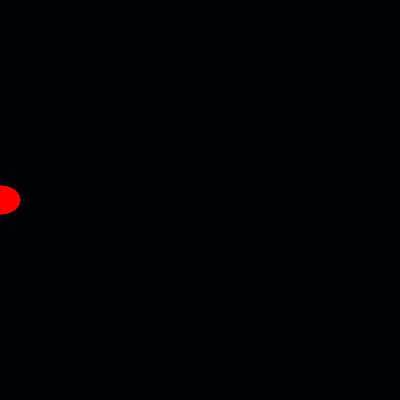
Frame 1 (no input)
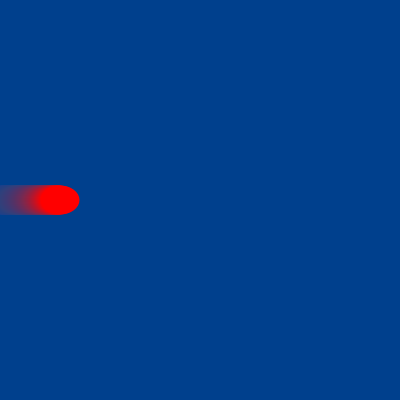
Frame 60 (the mouse pressed at the canvas centre just before this capture)
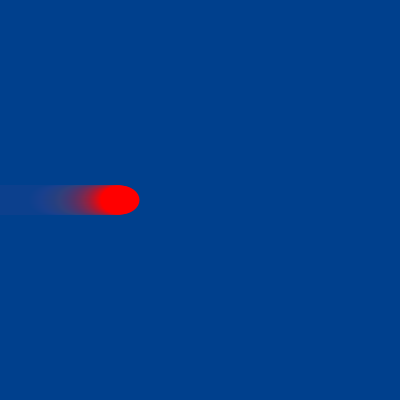
Frame 120 (the mouse held since frame 60 and released just before this capture)

The Processing sketch that drew these frames (run headless with seeded random() and noise(); from frame 60 on, the mouse is pressed at the canvas centre):

// Processing sketch: processing_130887
// ── processing_130887.pde

float x, y, dx, wd, ht;
color bgColor, ellipseColor;
void setup( )
{
size( 400, 400 );
background( 0 );
x = 0;
y = height/2;
wd = 39;
ht = 29;
dx = 1;
ellipseColor = color(255, 0, 0 );
noStroke ( );
}

void drawEllipse() {
  fill(ellipseColor);
  ellipse(x,y,wd,ht);
}

void keyPressed() {
  if (key == '+') {
    dx++;
  }
  else if (key == '-') {
    dx--;
  }
}

void prepareWindow() {
  rectMode(CORNER);
  fill(8,70,155,10);
  rect(0,0,width,height);
}

void moveEllipse() {
  x += dx;
  if ( x - .5 * wd > width ) {
    x = 0;
  }
  else {
    if ( x + .5 * wd < 0 ) {
      x = width;
    }
  }
}

void draw( )
{
prepareWindow( );
moveEllipse( );
drawEllipse( );
}
